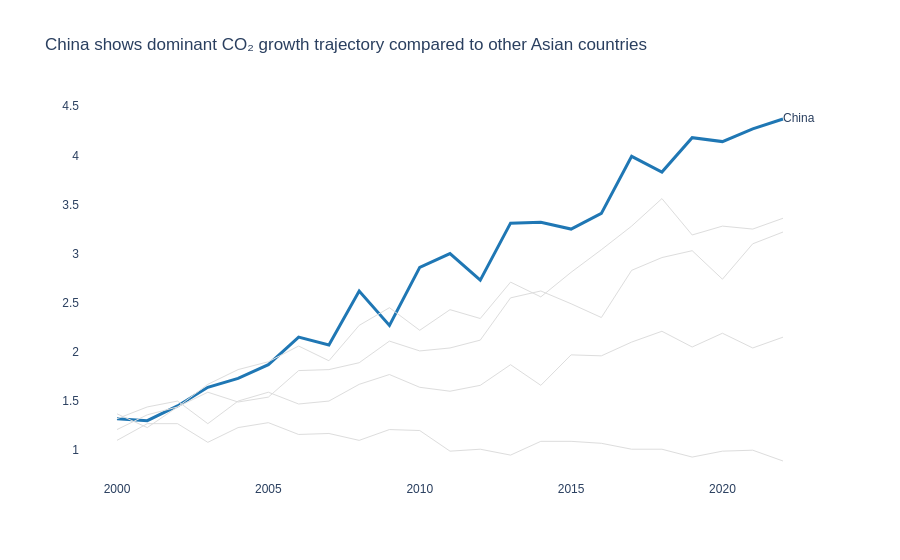

Write notebook code for a chart like this one.
### Markdown cell above
---
## Task 1 — Multi-Series Line Chart with Highlight

**What to build:** A line chart showing CO2 emissions over time for **all Asian countries** in the dataset, with one country highlighted.

**Requirements:**
- All countries shown (for context), but only **one highlighted in colour** — your choice which
- All other lines in grey (#DDDDDD), thinner
- Highlighted country **labelled directly** at the end of its line (not in a legend)
- Insight title that names the highlighted country and its story

> 💡 `df[df['Region'] == 'Asia']` to filter; use `go.Figure()` with a loop for per-country control

### Code cell
# Task 1 — Multi-series line with highlight
# YOUR CODE HERE
import pandas as pd
import plotly.graph_objects as go

df = pd.read_csv('C:/Users/DELL/Downloads/data-viz-class-material-master/data-viz-class-material-master/data/co2_emissions.csv')

# Check columns
print(df.columns)

# Filter Asia
asia_df = df[df['Region'] == 'Asia']

highlight_country = "China"

fig = go.Figure()

for country in asia_df['Country'].unique():
    country_data = asia_df[asia_df['Country'] == country]

    y_col = country_data.columns[-1]  # fallback: last numeric column (safe hack)

    if country == highlight_country:
        fig.add_trace(go.Scatter(
            x=country_data['Year'],
            y=country_data[y_col],
            mode='lines+text',
            line=dict(color='#1f77b4', width=3),
            text=[country if i == len(country_data)-1 else "" for i in range(len(country_data))],
            textposition="middle right",
            showlegend=False
        ))
    else:
        fig.add_trace(go.Scatter(
            x=country_data['Year'],
            y=country_data[y_col],
            mode='lines',
            line=dict(color='#DDDDDD', width=1),
            hoverinfo='skip',
            showlegend=False
        ))

fig.update_layout(
    title="China shows dominant CO₂ growth trajectory compared to other Asian countries",
    plot_bgcolor='white',
    paper_bgcolor='white',
    font=dict(family="Arial")
)

fig.show()

### Figure 1 — Plotly figure (JSON) as saved in the notebook; plotly's stock layout.template omitted (floating-point values rounded to 4 significant figures)
{"data": [{"line": {"color": "#1f77b4", "width": 3}, "mode": "lines+text", "showlegend": false, "text": ["", "", "", "", "", "", "", "", "", "", "", "", "", "", "", "", "", "", "", "", "", "", "China"], "textposition": "middle right", "type": "scatter", "x": [2000, 2001, 2002, 2003, 2004, 2005, 2006, 2007, 2008, 2009, 2010, 2011, 2012, 2013, 2014, 2015, 2016, 2017, 2018, 2019, 2020, 2021, 2022], "y": [1.32, 1.3, 1.45, 1.64, 1.73, 1.87, 2.15, 2.07, 2.62, 2.27, 2.86, 3, 2.73, 3.31, 3.32, 3.25, 3.41, 3.99, 3.83, 4.18, 4.14, 4.27, 4.37]}, {"hoverinfo": "skip", "line": {"color": "#DDDDDD", "width": 1}, "mode": "lines", "showlegend": false, "type": "scatter", "x": [2000, 2001, 2002, 2003, 2004, 2005, 2006, 2007, 2008, 2009, 2010, 2011, 2012, 2013, 2014, 2015, 2016, 2017, 2018, 2019, 2020, 2021, 2022], "y": [1.21, 1.36, 1.44, 1.67, 1.82, 1.9, 2.06, 1.91, 2.27, 2.45, 2.22, 2.43, 2.34, 2.71, 2.56, 2.81, 3.04, 3.28, 3.56, 3.19, 3.28, 3.25, 3.36]}, {"hoverinfo": "skip", "line": {"color": "#DDDDDD", "width": 1}, "mode": "lines", "showlegend": false, "type": "scatter", "x": [2000, 2001, 2002, 2003, 2004, 2005, 2006, 2007, 2008, 2009, 2010, 2011, 2012, 2013, 2014, 2015, 2016, 2017, 2018, 2019, 2020, 2021, 2022], "y": [1.1, 1.27, 1.27, 1.08, 1.23, 1.28, 1.16, 1.17, 1.1, 1.21, 1.2, 0.99, 1.01, 0.95, 1.09, 1.09, 1.07, 1.01, 1.01, 0.93, 0.99, 1, 0.89]}, {"hoverinfo": "skip", "line": {"color": "#DDDDDD", "width": 1}, "mode": "lines", "showlegend": false, "type": "scatter", "x": [2000, 2001, 2002, 2003, 2004, 2005, 2006, 2007, 2008, 2009, 2010, 2011, 2012, 2013, 2014, 2015, 2016, 2017, 2018, 2019, 2020, 2021, 2022], "y": [1.32, 1.44, 1.5, 1.27, 1.5, 1.59, 1.47, 1.5, 1.67, 1.77, 1.64, 1.6, 1.66, 1.87, 1.66, 1.97, 1.96, 2.1, 2.21, 2.05, 2.19, 2.04, 2.15]}, {"hoverinfo": "skip", "line": {"color": "#DDDDDD", "width": 1}, "mode": "lines", "showlegend": false, "type": "scatter", "x": [2000, 2001, 2002, 2003, 2004, 2005, 2006, 2007, 2008, 2009, 2010, 2011, 2012, 2013, 2014, 2015, 2016, 2017, 2018, 2019, 2020, 2021, 2022], "y": [1.37, 1.23, 1.44, 1.59, 1.49, 1.54, 1.81, 1.82, 1.89, 2.11, 2.01, 2.04, 2.12, 2.55, 2.62, 2.49, 2.35, 2.83, 2.96, 3.03, 2.74, 3.1, 3.22]}], "layout": {"font": {"family": "Arial"}, "paper_bgcolor": "white", "plot_bgcolor": "white", "title": {"text": "China shows dominant CO₂ growth trajectory compared to other Asian countries"}}}
